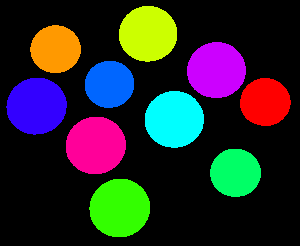
%> input picture implementation/temp/objdet.tif, 300 x 246 px
$ octave --eval "result = cannyImp(rgb2gray(imread('../temp/objdet.tif')));"   (GNU Octave 9; MATLAB toolbox functions it lacks are replaced by stand-ins)
%> lines starting %> are read from the running program, lines starting %| are printed output that depends on the picture; in (x1, y1, x2, y2) boxes, pixels count from 0 and x2, y2 are one past the last pixel; in counts of white or black regions, pixels touching at a corner belong together; the program's own positions count from 1
function [ik2] = cannyImp(im)

%% Canny Edge Detection
% Authors: Ashish Senapati
% CSE573: Computer Vission and Image Processing Project
% Email: ashishku (at) buffalo (dot) edu
% Website: http://www.eng.buffalo.edu/~ashishku/
% Last revision: 15, December 2011

%% Initialize
% clear all;
% close all;
% clc; clf;
step = 0;

%% Constants

% Gaussian Filter
FILTER_SIZE = 5;
SIGMA = 14;
% Hysteresis
LOW_THRESHOLD_FACTOR = 0.01;
HIGH_THRESHOLD_FACTOR = 0.1;

%% Read Input Image
% [6 lines of commented-out code are left out]
im = double(im);

step = step + 1;
% figure(step);
% imshow(im, []);
title('Input Image');
[M N] = size(im);
%> M = 246; N = 300
%% Part (a)
% Convolve a given image with a Gaussian of scale 'sigma'
% Step 2

% Gaussian Filter with standard deviation SIGMA (1.4)
gaussian_filter = fspecial('gaussian', FILTER_SIZE, SIGMA);
% gaussian_filter = [2 4 5 4 2; 4 9 12 9 4; 5 12 15 12 5; 4 9 12 9 4; 2 4 5 4 2]/159;

% Convoluting image with chosen filter
conv_im = conv2(im, gaussian_filter, 'same');
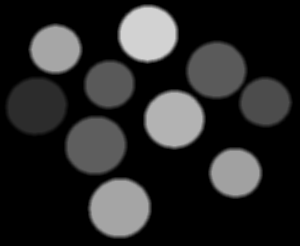
%> conv_im: size 246x300 double; min 0, max 211, mean 40.9; mean of the top-left, top-right, bottom-left and bottom-right quarters 48.9, 47.8, 39.4, 27.6

step = step + 1;
% figure (step);
% imshow(conv_im, []);
title(['Gaussian Filter with \sigma = ', num2str(SIGMA)]);

%% Part (b)
% Estimate local edge normal directions n using the equation (5.58)
% in the textbook for each pixel in the image
% Step 3 to 5

[gaussian_filter_x gaussian_filter_y] = gradient(gaussian_filter);

im_gradient_x = conv2(conv_im, gaussian_filter_x, 'same');
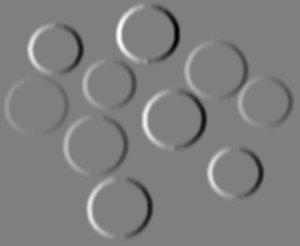
%> im_gradient_x: size 246x300 double; min -0.345, max 0.345, mean -6.26e-19; drawn with min black and max white
im_gradient_y = conv2(conv_im, gaussian_filter_y, 'same');
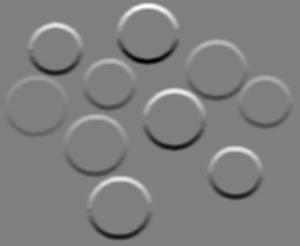
%> im_gradient_y: size 246x300 double; min -0.345, max 0.345, mean -7.7e-19; drawn with min black and max white

n_direction = atan2(im_gradient_y, im_gradient_x);
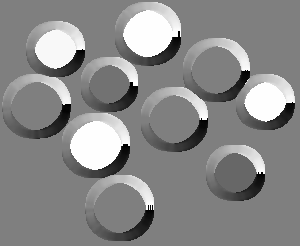
%> n_direction: size 246x300 double; min -3.14, max 3.14, mean 0.237; drawn with min black and max white
n_direction = n_direction*180/pi;

% Discretization of directions
n_direction_dis = zeros(M, N);
for i = 1  : M
    for j = 1 : N

        if ((n_direction(i, j) > 0 ) && (n_direction(i, j) < 22.5) || (n_direction(i, j) > 157.5) && (n_direction(i, j) < -157.5))
            n_direction_dis(i, j) = 0;
        end

        if ((n_direction(i, j) > 22.5) && (n_direction(i, j) < 67.5) || (n_direction(i, j) < -112.5) && (n_direction(i, j) > -157.5))
            n_direction_dis(i, j) = 45;
        end

        if ((n_direction(i, j) > 67.5 && n_direction(i, j) < 112.5) || (n_direction(i, j) < -67.5 && n_direction(i, j) > 112.5))
            n_direction_dis(i, j) = 90;
        end

        if ((n_direction(i, j) > 112.5 && n_direction(i, j) <= 157.5) || (n_direction(i, j) < -22.5 && n_direction(i, j) > -67.5))
            n_direction_dis(i, j) = 135;
        end
    end
end
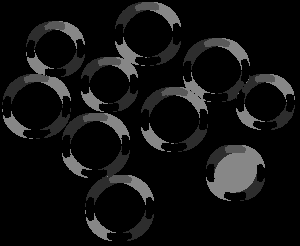
%> n_direction_dis: size 246x300 double; min 0, max 135, mean 17.3
% [15 lines of commented-out code are left out]

%% Part (d)
% Compute the magnitude of the edge using equation (5.61)
% Step 6
im_gradient_mag = sqrt(im_gradient_x.^2 + im_gradient_y.^2);

step = step + 1;
% figure(step);
% imshow(im_gradient_mag, []);
title('Gradient Magnitude');

%% Part (c)
% Location of the edges using equation (5.60) with non-maximal suppression
% Step 7

supressed_im = zeros(M, N);
for i = 2  : M-1
    for j = 2 : N-1

        if (n_direction_dis(i, j) == 0)
        	if (im_gradient_mag(i, j) > im_gradient_mag(i, j - 1) && im_gradient_mag(i, j) > im_gradient_mag(i, j + 1))
                supressed_im(i, j) = im_gradient_mag(i, j);
            else
                supressed_im(i, j) = 0;
            end
        end

        if (n_direction_dis(i, j) == 45)
            if (im_gradient_mag(i, j) > im_gradient_mag(i + 1, j - 1) && im_gradient_mag(i, j) > im_gradient_mag(i - 1, j + 1))
                supressed_im(i, j) = im_gradient_mag(i, j);
            else
                supressed_im(i, j) = 0;
            end
        end

        if (n_direction_dis(i, j) == 90)
            if (im_gradient_mag(i, j) > im_gradient_mag(i - 1, j) && im_gradient_mag(i, j) > im_gradient_mag(i + 1, j))
                supressed_im(i, j) = im_gradient_mag(i, j);
            else
                supressed_im(i, j) = 0;
            end
        end

        if (n_direction_dis(i, j) == 135)
            if (im_gradient_mag(i, j) > im_gradient_mag(i - 1, j - 1) && im_gradient_mag(i, j) > im_gradient_mag(i + 1, j + 1))
                supressed_im(i, j) = im_gradient_mag(i, j);
            else
                supressed_im(i, j) = 0;
            end
        end

    end
end
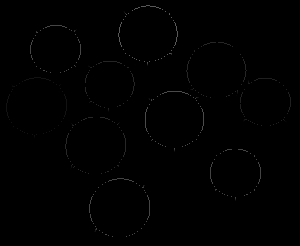
%> supressed_im: size 246x300 double; min 0, max 0.352, mean 0.00283
% [5 lines of commented-out code are left out]

%% Part (e)
% Design the thresholding for edges with the hysteresis (Algorithm 6.5) to
% eliminate spurious responses
% High and Low Thresholds defined above for Hysteresis
% 4- connectivity used
% Step 8

ThreshL = LOW_THRESHOLD_FACTOR * max(max(supressed_im));
%> ThreshL = 0.00352
ThreshH = HIGH_THRESHOLD_FACTOR * max(max(supressed_im));
%> ThreshH = 0.0352

thresh_im = zeros(M, N);
for i = 1  : M
    for j = 1 : N
        if (supressed_im(i, j) < ThreshL)
            thresh_im(i, j) = 0;
        elseif (supressed_im(i, j) > ThreshH)
            thresh_im(i, j) = 1;
        else
            if (                                       ...
                 (supressed_im(i + 1, j) > ThreshH) || ...
                 (supressed_im(i - 1, j) > ThreshH) || ...
                 (supressed_im(i, j + 1) > ThreshH) || ...
                 (supressed_im(i, j - 1) > ThreshH)    ...
               )
                thresh_im(i, j) = 1;
            end
        end
    end
end
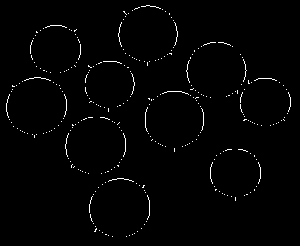
%> thresh_im: size 246x300 double; values 0 (black) and 1 (white), 1.4% white in thin lines or dots, all inside (x1, y1, x2, y2) = (6, 5, 291, 237)
% [18 lines of commented-out code are left out]
ik2=im_gradient_mag;
% [15 lines of commented-out code are left out]
end
